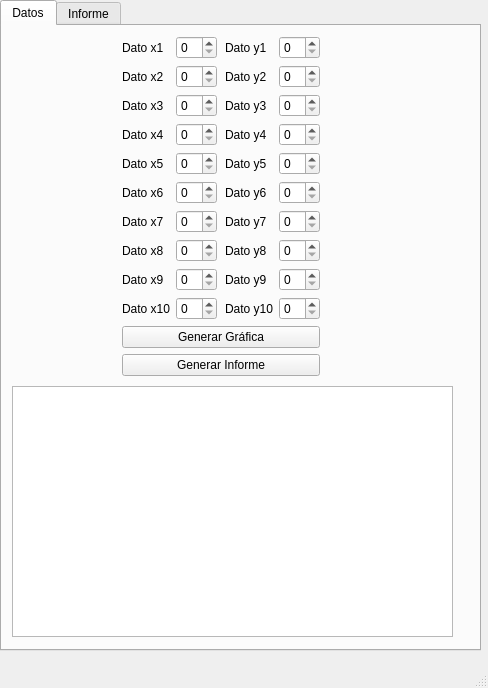
<?xml version="1.0" encoding="UTF-8"?>
<ui version="4.0">
 <class>MainWindow</class>
 <widget class="QMainWindow" name="MainWindow">
  <property name="geometry">
   <rect>
    <x>0</x>
    <y>0</y>
    <width>488</width>
    <height>688</height>
   </rect>
  </property>
  <property name="windowTitle">
   <string>MainWindow</string>
  </property>
  <widget class="QWidget" name="centralwidget">
   <widget class="QTabWidget" name="tabWidget">
    <property name="geometry">
     <rect>
      <x>0</x>
      <y>0</y>
      <width>481</width>
      <height>651</height>
     </rect>
    </property>
    <property name="currentIndex">
     <number>0</number>
    </property>
    <widget class="QWidget" name="tabDatos">
     <attribute name="title">
      <string>Datos</string>
     </attribute>
     <widget class="QWidget" name="verticalLayoutWidget">
      <property name="geometry">
       <rect>
        <x>120</x>
        <y>10</y>
        <width>198</width>
        <height>342</height>
       </rect>
      </property>
      <layout class="QVBoxLayout" name="verticalLayout_2">
       <item>
        <layout class="QHBoxLayout" name="horizontalLayout_3">
         <item>
          <layout class="QHBoxLayout" name="horizontalLayout">
           <item>
            <layout class="QVBoxLayout" name="verticalLayout">
             <item>
              <widget class="QLabel" name="label">
               <property name="text">
                <string>Dato x1</string>
               </property>
               <property name="buddy">
                <cstring>spinBox</cstring>
               </property>
              </widget>
             </item>
             <item>
              <widget class="QLabel" name="label_2">
               <property name="text">
                <string>Dato x2</string>
               </property>
               <property name="buddy">
                <cstring>spinBox_2</cstring>
               </property>
              </widget>
             </item>
             <item>
              <widget class="QLabel" name="label_3">
               <property name="text">
                <string>Dato x3</string>
               </property>
               <property name="buddy">
                <cstring>spinBox_3</cstring>
               </property>
              </widget>
             </item>
             <item>
              <widget class="QLabel" name="label_4">
               <property name="text">
                <string>Dato x4</string>
               </property>
               <property name="buddy">
                <cstring>spinBox_4</cstring>
               </property>
              </widget>
             </item>
             <item>
              <widget class="QLabel" name="label_5">
               <property name="text">
                <string>Dato x5</string>
               </property>
               <property name="buddy">
                <cstring>spinBox_5</cstring>
               </property>
              </widget>
             </item>
             <item>
              <widget class="QLabel" name="label_6">
               <property name="text">
                <string>Dato x6</string>
               </property>
               <property name="buddy">
                <cstring>spinBox_6</cstring>
               </property>
              </widget>
             </item>
             <item>
              <widget class="QLabel" name="label_7">
               <property name="text">
                <string>Dato x7</string>
               </property>
               <property name="buddy">
                <cstring>spinBox_7</cstring>
               </property>
              </widget>
             </item>
             <item>
              <widget class="QLabel" name="label_8">
               <property name="text">
                <string>Dato x8</string>
               </property>
               <property name="buddy">
                <cstring>spinBox_8</cstring>
               </property>
              </widget>
             </item>
             <item>
              <widget class="QLabel" name="label_9">
               <property name="text">
                <string>Dato x9</string>
               </property>
               <property name="buddy">
                <cstring>spinBox_9</cstring>
               </property>
              </widget>
             </item>
             <item>
              <widget class="QLabel" name="label_10">
               <property name="text">
                <string>Dato x10</string>
               </property>
               <property name="buddy">
                <cstring>spinBox_10</cstring>
               </property>
              </widget>
             </item>
            </layout>
           </item>
           <item>
            <layout class="QVBoxLayout" name="verticalLayout_3">
             <item>
              <widget class="QSpinBox" name="spinBox"/>
             </item>
             <item>
              <widget class="QSpinBox" name="spinBox_2"/>
             </item>
             <item>
              <widget class="QSpinBox" name="spinBox_3"/>
             </item>
             <item>
              <widget class="QSpinBox" name="spinBox_4"/>
             </item>
             <item>
              <widget class="QSpinBox" name="spinBox_5"/>
             </item>
             <item>
              <widget class="QSpinBox" name="spinBox_6"/>
             </item>
             <item>
              <widget class="QSpinBox" name="spinBox_7"/>
             </item>
             <item>
              <widget class="QSpinBox" name="spinBox_8"/>
             </item>
             <item>
              <widget class="QSpinBox" name="spinBox_9"/>
             </item>
             <item>
              <widget class="QSpinBox" name="spinBox_10"/>
             </item>
            </layout>
           </item>
          </layout>
         </item>
         <item>
          <spacer name="horizontalSpacer">
           <property name="orientation">
            <enum>Qt::Horizontal</enum>
           </property>
           <property name="sizeHint" stdset="0">
            <size>
             <width>40</width>
             <height>20</height>
            </size>
           </property>
          </spacer>
         </item>
         <item>
          <layout class="QHBoxLayout" name="horizontalLayout_2">
           <item>
            <layout class="QVBoxLayout" name="verticalLayout_4">
             <item>
              <widget class="QLabel" name="label_11">
               <property name="text">
                <string>Dato y1</string>
               </property>
               <property name="buddy">
                <cstring>spinBox</cstring>
               </property>
              </widget>
             </item>
             <item>
              <widget class="QLabel" name="label_12">
               <property name="text">
                <string>Dato y2</string>
               </property>
               <property name="buddy">
                <cstring>spinBox</cstring>
               </property>
              </widget>
             </item>
             <item>
              <widget class="QLabel" name="label_13">
               <property name="text">
                <string>Dato y3</string>
               </property>
               <property name="buddy">
                <cstring>spinBox</cstring>
               </property>
              </widget>
             </item>
             <item>
              <widget class="QLabel" name="label_14">
               <property name="text">
                <string>Dato y4</string>
               </property>
               <property name="buddy">
                <cstring>spinBox</cstring>
               </property>
              </widget>
             </item>
             <item>
              <widget class="QLabel" name="label_15">
               <property name="text">
                <string>Dato y5</string>
               </property>
               <property name="buddy">
                <cstring>spinBox</cstring>
               </property>
              </widget>
             </item>
             <item>
              <widget class="QLabel" name="label_16">
               <property name="text">
                <string>Dato y6</string>
               </property>
               <property name="buddy">
                <cstring>spinBox</cstring>
               </property>
              </widget>
             </item>
             <item>
              <widget class="QLabel" name="label_17">
               <property name="text">
                <string>Dato y7</string>
               </property>
               <property name="buddy">
                <cstring>spinBox</cstring>
               </property>
              </widget>
             </item>
             <item>
              <widget class="QLabel" name="label_18">
               <property name="text">
                <string>Dato y8</string>
               </property>
               <property name="buddy">
                <cstring>spinBox</cstring>
               </property>
              </widget>
             </item>
             <item>
              <widget class="QLabel" name="label_19">
               <property name="text">
                <string>Dato y9</string>
               </property>
               <property name="buddy">
                <cstring>spinBox</cstring>
               </property>
              </widget>
             </item>
             <item>
              <widget class="QLabel" name="label_20">
               <property name="text">
                <string>Dato y10</string>
               </property>
               <property name="buddy">
                <cstring>spinBox</cstring>
               </property>
              </widget>
             </item>
            </layout>
           </item>
           <item>
            <layout class="QVBoxLayout" name="verticalLayout_5">
             <item>
              <widget class="QSpinBox" name="spinBox_11"/>
             </item>
             <item>
              <widget class="QSpinBox" name="spinBox_12"/>
             </item>
             <item>
              <widget class="QSpinBox" name="spinBox_13"/>
             </item>
             <item>
              <widget class="QSpinBox" name="spinBox_14"/>
             </item>
             <item>
              <widget class="QSpinBox" name="spinBox_15"/>
             </item>
             <item>
              <widget class="QSpinBox" name="spinBox_16"/>
             </item>
             <item>
              <widget class="QSpinBox" name="spinBox_17"/>
             </item>
             <item>
              <widget class="QSpinBox" name="spinBox_18"/>
             </item>
             <item>
              <widget class="QSpinBox" name="spinBox_19"/>
             </item>
             <item>
              <widget class="QSpinBox" name="spinBox_20"/>
             </item>
            </layout>
           </item>
          </layout>
         </item>
        </layout>
       </item>
       <item>
        <widget class="QPushButton" name="pushButton">
         <property name="text">
          <string>Generar Gráfica</string>
         </property>
        </widget>
       </item>
       <item>
        <widget class="QPushButton" name="pushButton_2">
         <property name="text">
          <string>Generar Informe</string>
         </property>
        </widget>
       </item>
      </layout>
     </widget>
     <widget class="QListView" name="listView">
      <property name="geometry">
       <rect>
        <x>10</x>
        <y>360</y>
        <width>441</width>
        <height>251</height>
       </rect>
      </property>
     </widget>
    </widget>
    <widget class="QWidget" name="tabInforme">
     <attribute name="title">
      <string>Informe</string>
     </attribute>
    </widget>
   </widget>
  </widget>
  <widget class="QMenuBar" name="menubar">
   <property name="geometry">
    <rect>
     <x>0</x>
     <y>0</y>
     <width>488</width>
     <height>22</height>
    </rect>
   </property>
  </widget>
  <widget class="QStatusBar" name="statusbar"/>
 </widget>
 <resources/>
 <connections/>
</ui>
